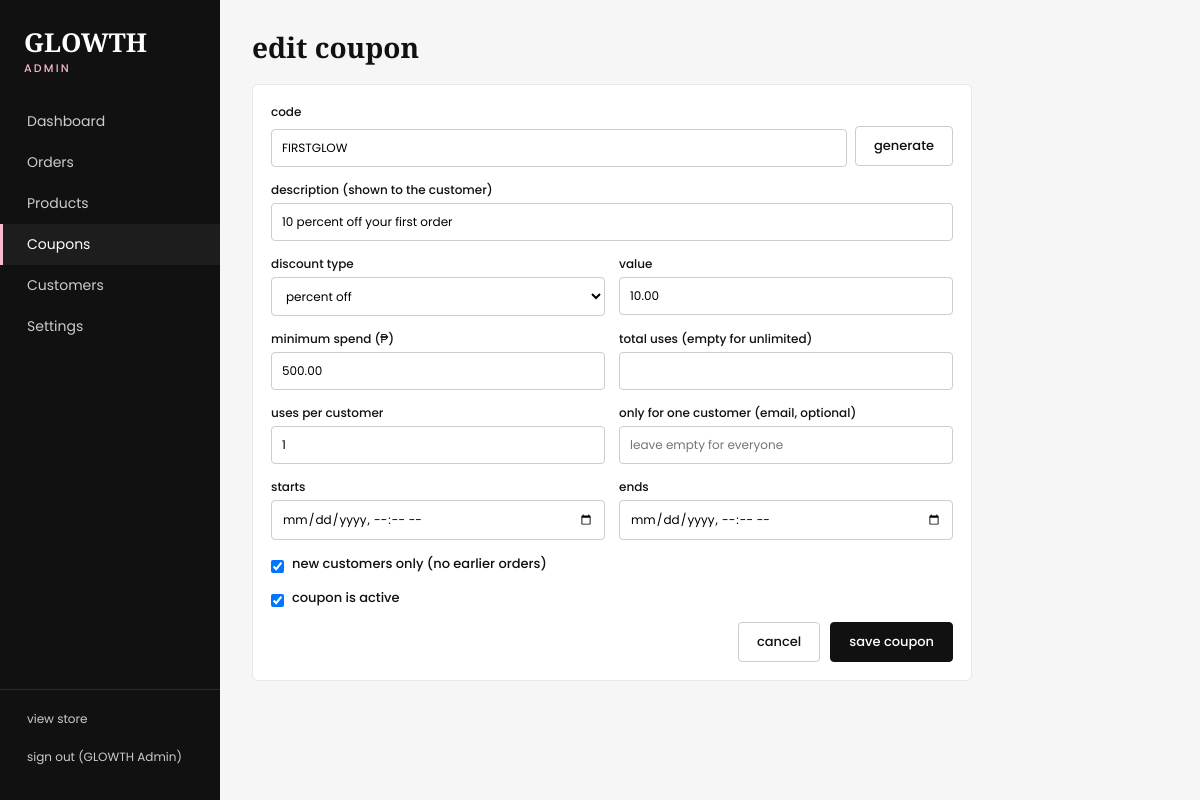
The page /admin/coupon_form.php?id=1 (signed in) on the database its author committed.
### tables this page shows
create table if not exists users (
  id int not null auto_increment primary key,
  name varchar(120) not null,
  email varchar(160) not null unique,
  phone varchar(30) not null default '',
  password_hash varchar(255) not null,
  role enum('customer','admin') not null default 'customer',
  is_active tinyint(1) not null default 1,
  created_at timestamp not null default current_timestamp
);

create table if not exists coupons (
  id int not null auto_increment primary key,
  code varchar(40) not null unique,
  description varchar(160) not null default '',
  discount_type enum('percent','fixed') not null default 'percent',
  discount_value decimal(10,2) not null,
  min_spend decimal(10,2) not null default 0,
  max_uses int null,
  used_count int not null default 0,
  per_user_limit int not null default 1,
  new_user_only tinyint(1) not null default 0,
  assigned_user_id int null,
  starts_at datetime null,
  expires_at datetime null,
  is_active tinyint(1) not null default 1,
  created_at timestamp not null default current_timestamp,
  foreign key (assigned_user_id) references users(id) on delete cascade
);

### includes/bootstrap.php (called while the page is built, shortened)
<?php
function db() {
    static $pdo = null;
    if ($pdo === null) {
        try {
            $pdo = new PDO(DB_DSN, DB_USER, DB_PASS, [
                PDO::ATTR_ERRMODE => PDO::ERRMODE_EXCEPTION,
                PDO::ATTR_DEFAULT_FETCH_MODE => PDO::FETCH_ASSOC,
                PDO::ATTR_EMULATE_PREPARES => false,
            ]);
        } catch (PDOException $e) {
            http_response_code(500);
            exit('could not connect to the database. check config.php and import database/glowth.sql first.');
        }
    }
    return $pdo;
}
function e($value) {
    return htmlspecialchars((string) $value, ENT_QUOTES, 'UTF-8');
}
function current_user($refresh = false) {
    static $user = false;
    if ($user === false) {
        $user = null;
        if (!empty($_SESSION['user_id'])) {
            $st = db()->prepare('select id, name, email, phone, role, is_active from users where id = ?');
            $st->execute([$_SESSION['user_id']]);
            $row = $st->fetch();
            if ($row && $row['is_active']) {
                $user = $row;
            }
        }
    }
    return $user;
}

### admin/coupon_form.php (the view, shortened to what this page needs)
<?php
require_once __DIR__ . '/_layout.php';
require_admin();
$db = db();
$id = (int) ($_GET['id'] ?? 0);
$coupon = [
    'code' => '', 'description' => '', 'discount_type' => 'percent', 'discount_value' => '', 'min_spend' => '0',
    'max_uses' => '', 'per_user_limit' => 1, 'new_user_only' => 0, 'starts_at' => '', 'expires_at' => '', 'is_active' => 1,
];
$ownerEmail = '';
if ($id) {
    $st = $db->prepare('select c.*, u.email as owner from coupons c left join users u on u.id = c.assigned_user_id where c.id = ?');
    $st->execute([$id]);
    $found = $st->fetch();
    $coupon = $found;
    $ownerEmail = $found['owner'] ?? '';
}
function to_local($value) {
    return $value ? date('Y-m-d\TH:i', strtotime($value)) : '';
}
admin_head($id ? 'edit coupon' : 'create coupon', 'coupons');
?>
<h1><?= $id ? 'edit coupon' : 'create coupon' ?></h1>
<form class="card form" method="post">
    <label>code
        <span class="inline-form">
            <input name="code" id="code" value="<?= e($coupon['code']) ?>" placeholder="SUMMER20" required style="text-transform:uppercase">
            <button type="button" class="btn light" id="gen">generate</button>
        </span>
    </label>
    <label>description (shown to the customer)<input name="description" value="<?= e($coupon['description']) ?>" maxlength="160"></label>
    <div class="two">
        <label>discount type
            <select name="discount_type">
                <option value="percent" <?= $coupon['discount_type'] === 'percent' ? 'selected' : '' ?>>percent off</option>
            </select>
        </label>
        <label>value<input name="discount_value" type="number" step="0.01" min="0" value="<?= e($coupon['discount_value']) ?>" required></label>
    </div>
    <div class="two">
        <label>minimum spend (₱)<input name="min_spend" type="number" step="0.01" min="0" value="<?= e($coupon['min_spend']) ?>"></label>
        <label>total uses (empty for unlimited)<input name="max_uses" type="number" min="1" value="<?= e($coupon['max_uses']) ?>"></label>
    </div>
    <div class="two">
        <label>uses per customer<input name="per_user_limit" type="number" min="1" value="<?= e($coupon['per_user_limit']) ?>"></label>
        <label>only for one customer (email, optional)<input name="owner_email" type="email" value="<?= e($ownerEmail) ?>" placeholder="leave empty for everyone"></label>
    </div>
    <div class="two">
        <label>starts<input name="starts_at" type="datetime-local" value="<?= e(to_local($coupon['starts_at'])) ?>"></label>
        <label>ends<input name="expires_at" type="datetime-local" value="<?= e(to_local($coupon['expires_at'])) ?>"></label>
    </div>
    <label class="check"><input type="checkbox" name="new_user_only" <?= $coupon['new_user_only'] ? 'checked' : '' ?>> new customers only (no earlier orders)</label>
    <label class="check"><input type="checkbox" name="is_active" <?= $coupon['is_active'] ? 'checked' : '' ?>> coupon is active</label>
    <div class="row-end">
        <a class="btn light" href="coupons.php">cancel</a>
        <button class="btn" type="submit">save coupon</button>
    </div>
</form>
<?php admin_foot(); ?>

### admin/_layout.php (shortened to what this page needs)
<?php
require_once __DIR__ . '/../includes/bootstrap.php';
function require_admin() {
    $user = current_user();
    return $user;
}
function admin_head($title, $active) {
    $user = require_admin();
    $links = [
        'index' => 'dashboard', 'orders' => 'orders', 'products' => 'products',
        'coupons' => 'coupons', 'customers' => 'customers', 'settings' => 'settings',
    ];
    echo '<!DOCTYPE html><html lang="en"><head><meta charset="UTF-8">'
       . '<meta name="viewport" content="width=device-width, initial-scale=1">'
       . '<title>' . e($title) . ' | glowth admin</title>'
       . '<link href="https://fonts.googleapis.com/css2?family=Playfair+Display:wght@900&family=Poppins:wght@400;500;700&display=swap" rel="stylesheet">'
       . '<link rel="stylesheet" href="admin.css"></head><body><div class="shell"><aside class="side">'
       . '<div class="brand">GLOWTH<small>admin</small></div><nav>';
    foreach ($links as $file => $label) {
        echo '<a href="' . $file . '.php"' . ($active === $file ? ' class="on"' : '') . '>' . $label . '</a>';
    }
    echo '</nav><div class="side-foot"><a href="../index.html" target="_blank">view store</a>'
       . '<a href="logout.php">sign out (' . e($user['name']) . ')</a></div></aside><main class="main">';
}
function admin_foot() {
    echo '</main></div></body></html>';
}

### admin/admin.css (style rules this page uses)
:root { --pink: #f7b9cd; --pink-soft: #fde6ee; --ink: #111; --line: #e8e8e8; --muted: #777; }
* { box-sizing: border-box; }
body { margin: 0; font-family: Poppins, sans-serif; font-size: 14px; color: var(--ink); background: #f6f6f6; }
a { color: var(--ink); }
h1 { font-family: "Playfair Display", serif; font-weight: 900; font-size: 28px; margin: 0 0 18px; }
.shell { display: flex; min-height: 100vh; }
.side { width: 220px; background: var(--ink); color: #fff; padding: 24px 0; display: flex; flex-direction: column; position: sticky; top: 0; height: 100vh; }
.brand { font-family: "Playfair Display", serif; font-weight: 900; font-size: 26px; padding: 0 24px 24px; }
.brand small { display: block; font-family: Poppins, sans-serif; font-weight: 500; font-size: 11px; letter-spacing: .2em; text-transform: uppercase; color: var(--pink); }
.side nav { flex: 1; }
.side a { display: block; color: #ccc; text-decoration: none; padding: 10px 24px; border-left: 3px solid transparent; text-transform: capitalize; }
.side a.on { color: #fff; background: #1d1d1d; border-left-color: var(--pink); }
.side-foot { border-top: 1px solid #2a2a2a; padding-top: 10px; }
.side-foot a { font-size: 12px; text-transform: none; }
.main { flex: 1; padding: 28px 32px; min-width: 0; }
.card { background: #fff; border: 1px solid var(--line); border-radius: 6px; padding: 18px; margin-bottom: 18px; overflow-x: auto; }
.btn { display: inline-block; background: var(--ink); color: #fff; border: 1px solid var(--ink); padding: 9px 18px; border-radius: 4px; text-decoration: none; cursor: pointer; font: 500 13px Poppins, sans-serif; }
.btn.light { background: #fff; color: var(--ink); border-color: #ccc; }
input, select, textarea { font: inherit; padding: 9px 10px; border: 1px solid #ccc; border-radius: 4px; background: #fff; width: 100%; }
.filters input, .filters select, .inline-form input, .inline-form select { width: auto; }
.form { max-width: 720px; }
.form label { display: block; font-size: 12px; font-weight: 500; margin-bottom: 14px; }
.form label input, .form label select, .form label textarea { margin-top: 4px; font-weight: 400; }
.two { display: grid; grid-template-columns: 1fr 1fr; gap: 14px; }
.form .check { display: flex; align-items: center; gap: 8px; font-size: 13px; }
.check input { width: auto; margin: 0; }
.row-end { display: flex; justify-content: flex-end; gap: 10px; }
.inline-form { display: flex; gap: 8px; align-items: center; margin-top: 4px; }
.inline-form input { flex: 1; width: 100%; margin: 0; }

### rows shown on the page
users: name "GLOWTH Admin"
coupons: code "FIRSTGLOW", description "10 percent off your first order", discount_type "percent off", discount_value "10.00", min_spend "500.00", per_user_limit "1", new_user_only "☑", is_active "☑"

### other values the page prints
$label "Dashboard"
$label "Orders"
$label "Products"
$label "Coupons"
$label "Customers"
$label "Settings"
